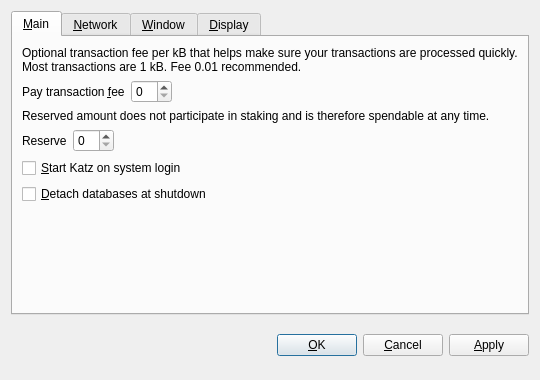
<?xml version="1.0" encoding="UTF-8"?>
<ui version="4.0">
 <class>OptionsDialog</class>
 <widget class="QDialog" name="OptionsDialog">
  <property name="geometry">
   <rect>
    <x>0</x>
    <y>0</y>
    <width>540</width>
    <height>380</height>
   </rect>
  </property>
  <property name="windowTitle">
   <string>Options</string>
  </property>
  <property name="modal">
   <bool>true</bool>
  </property>
  <layout class="QVBoxLayout" name="verticalLayout">
   <item>
    <widget class="QTabWidget" name="tabWidget">
     <property name="tabPosition">
      <enum>QTabWidget::North</enum>
     </property>
     <property name="currentIndex">
      <number>0</number>
     </property>
     <widget class="QWidget" name="tabMain">
      <attribute name="title">
       <string>&amp;Main</string>
      </attribute>
      <layout class="QVBoxLayout" name="verticalLayout_Main">
       <item>
        <widget class="QLabel" name="transactionFeeInfoLabel">
         <property name="text">
          <string>Optional transaction fee per kB that helps make sure your transactions are processed quickly. Most transactions are 1 kB. Fee 0.01 recommended.</string>
         </property>
         <property name="textFormat">
          <enum>Qt::PlainText</enum>
         </property>
         <property name="wordWrap">
          <bool>true</bool>
         </property>
        </widget>
       </item>
       <item>
        <layout class="QHBoxLayout" name="horizontalLayoutFee">
         <item>
          <widget class="QLabel" name="transactionFeeLabel">
           <property name="text">
            <string>Pay transaction &amp;fee</string>
           </property>
           <property name="textFormat">
            <enum>Qt::PlainText</enum>
           </property>
           <property name="buddy">
            <cstring>transactionFee</cstring>
           </property>
          </widget>
         </item>
         <item>
          <widget class="BitcoinAmountField" name="transactionFee"/>
         </item>
         <item>
          <spacer name="horizontalSpacerFee">
           <property name="orientation">
            <enum>Qt::Horizontal</enum>
           </property>
           <property name="sizeHint" stdset="0">
            <size>
             <width>40</width>
             <height>20</height>
            </size>
           </property>
          </spacer>
         </item>
        </layout>
       </item>
       <item>
        <widget class="QLabel" name="reserveBalanceInfoLabel">
         <property name="text">
          <string>Reserved amount does not participate in staking and is therefore spendable at any time.</string>
         </property>
         <property name="textFormat">
          <enum>Qt::PlainText</enum>
         </property>
         <property name="wordWrap">
          <bool>true</bool>
         </property>
        </widget>
       </item>
       <item>
        <layout class="QHBoxLayout" name="horizontalLayoutReserveBalance">
         <item>
          <widget class="QLabel" name="reserveBalanceLabel">
           <property name="text">
            <string>Reserve</string>
           </property>
           <property name="textFormat">
            <enum>Qt::PlainText</enum>
           </property>
           <property name="buddy">
            <cstring>reserveBalance</cstring>
           </property>
          </widget>
         </item>
         <item>
          <widget class="BitcoinAmountField" name="reserveBalance"/>
         </item>
         <item>
          <spacer name="horizontalSpacerReserveBalance">
           <property name="orientation">
            <enum>Qt::Horizontal</enum>
           </property>
           <property name="sizeHint" stdset="0">
            <size>
             <width>40</width>
             <height>20</height>
            </size>
           </property>
          </spacer>
         </item>
        </layout>
       </item>
       <item>
        <widget class="QCheckBox" name="bitcoinAtStartup">
         <property name="toolTip">
          <string>Automatically start Katz after logging in to the system.</string>
         </property>
         <property name="text">
          <string>&amp;Start Katz on system login</string>
         </property>
        </widget>
       </item>
       <item>
        <widget class="QCheckBox" name="detachDatabases">
         <property name="toolTip">
          <string>Detach block and address databases at shutdown. This means they can be moved to another data directory, but it slows down shutdown. The wallet is always detached.</string>
         </property>
         <property name="text">
          <string>&amp;Detach databases at shutdown</string>
         </property>
        </widget>
       </item>
       <item>
        <spacer name="verticalSpacer_Main">
         <property name="orientation">
          <enum>Qt::Vertical</enum>
         </property>
         <property name="sizeHint" stdset="0">
          <size>
           <width>20</width>
           <height>40</height>
          </size>
         </property>
        </spacer>
       </item>
      </layout>
     </widget>
     <widget class="QWidget" name="tabNetwork">
      <attribute name="title">
       <string>&amp;Network</string>
      </attribute>
      <layout class="QVBoxLayout" name="verticalLayout_Network">
       <item>
        <widget class="QCheckBox" name="mapPortUpnp">
         <property name="toolTip">
          <string>Automatically open the Katz client port on the router. This only works when your router supports UPnP and it is enabled.</string>
         </property>
         <property name="text">
          <string>Map port using &amp;UPnP</string>
         </property>
        </widget>
       </item>
       <item>
        <widget class="QCheckBox" name="connectSocks">
         <property name="toolTip">
          <string>Connect to the Katz network through a SOCKS proxy (e.g. when connecting through Tor).</string>
         </property>
         <property name="text">
          <string>&amp;Connect through SOCKS proxy:</string>
         </property>
        </widget>
       </item>
       <item>
        <layout class="QHBoxLayout" name="horizontalLayout_Network">
         <item>
          <widget class="QLabel" name="proxyIpLabel">
           <property name="text">
            <string>Proxy &amp;IP:</string>
           </property>
           <property name="textFormat">
            <enum>Qt::PlainText</enum>
           </property>
           <property name="buddy">
            <cstring>proxyIp</cstring>
           </property>
          </widget>
         </item>
         <item>
          <widget class="QValidatedLineEdit" name="proxyIp">
           <property name="maximumSize">
            <size>
             <width>140</width>
             <height>16777215</height>
            </size>
           </property>
           <property name="toolTip">
            <string>IP address of the proxy (e.g. 127.0.0.1)</string>
           </property>
          </widget>
         </item>
         <item>
          <widget class="QLabel" name="proxyPortLabel">
           <property name="text">
            <string>&amp;Port:</string>
           </property>
           <property name="textFormat">
            <enum>Qt::PlainText</enum>
           </property>
           <property name="buddy">
            <cstring>proxyPort</cstring>
           </property>
          </widget>
         </item>
         <item>
          <widget class="QLineEdit" name="proxyPort">
           <property name="maximumSize">
            <size>
             <width>55</width>
             <height>16777215</height>
            </size>
           </property>
           <property name="toolTip">
            <string>Port of the proxy (e.g. 9050)</string>
           </property>
          </widget>
         </item>
         <item>
          <widget class="QLabel" name="socksVersionLabel">
           <property name="text">
            <string>SOCKS &amp;Version:</string>
           </property>
           <property name="textFormat">
            <enum>Qt::PlainText</enum>
           </property>
           <property name="buddy">
            <cstring>socksVersion</cstring>
           </property>
          </widget>
         </item>
         <item>
          <widget class="QValueComboBox" name="socksVersion">
           <property name="toolTip">
            <string>SOCKS version of the proxy (e.g. 5)</string>
           </property>
          </widget>
         </item>
         <item>
          <spacer name="horizontalSpacer_Network">
           <property name="orientation">
            <enum>Qt::Horizontal</enum>
           </property>
           <property name="sizeHint" stdset="0">
            <size>
             <width>40</width>
             <height>20</height>
            </size>
           </property>
          </spacer>
         </item>
        </layout>
       </item>
       <item>
        <spacer name="verticalSpacer_Network">
         <property name="orientation">
          <enum>Qt::Vertical</enum>
         </property>
         <property name="sizeHint" stdset="0">
          <size>
           <width>20</width>
           <height>40</height>
          </size>
         </property>
        </spacer>
       </item>
      </layout>
     </widget>
     <widget class="QWidget" name="tabWindow">
      <attribute name="title">
       <string>&amp;Window</string>
      </attribute>
      <layout class="QVBoxLayout" name="verticalLayout_Window">
       <item>
        <widget class="QCheckBox" name="minimizeToTray">
         <property name="toolTip">
          <string>Show only a tray icon after minimizing the window.</string>
         </property>
         <property name="text">
          <string>&amp;Minimize to the tray instead of the taskbar</string>
         </property>
        </widget>
       </item>
       <item>
        <widget class="QCheckBox" name="minimizeOnClose">
         <property name="toolTip">
          <string>Minimize instead of exit the application when the window is closed. When this option is enabled, the application will be closed only after selecting Quit in the menu.</string>
         </property>
         <property name="text">
          <string>M&amp;inimize on close</string>
         </property>
        </widget>
       </item>
       <item>
        <spacer name="verticalSpacer_Window">
         <property name="orientation">
          <enum>Qt::Vertical</enum>
         </property>
         <property name="sizeHint" stdset="0">
          <size>
           <width>20</width>
           <height>40</height>
          </size>
         </property>
        </spacer>
       </item>
      </layout>
     </widget>
     <widget class="QWidget" name="tabDisplay">
      <attribute name="title">
       <string>&amp;Display</string>
      </attribute>
      <layout class="QVBoxLayout" name="verticalLayout_Display">
       <item>
        <layout class="QHBoxLayout" name="horizontalLayout_1_Display">
         <item>
          <widget class="QLabel" name="langLabel">
           <property name="text">
            <string>User Interface &amp;language:</string>
           </property>
           <property name="textFormat">
            <enum>Qt::PlainText</enum>
           </property>
           <property name="buddy">
            <cstring>lang</cstring>
           </property>
          </widget>
         </item>
         <item>
          <widget class="QValueComboBox" name="lang">
           <property name="toolTip">
            <string>The user interface language can be set here. This setting will take effect after restarting Katz.</string>
           </property>
          </widget>
         </item>
        </layout>
       </item>
       <item>
        <layout class="QHBoxLayout" name="horizontalLayout_2_Display">
         <item>
          <widget class="QLabel" name="unitLabel">
           <property name="text">
            <string>&amp;Unit to show amounts in:</string>
           </property>
           <property name="textFormat">
            <enum>Qt::PlainText</enum>
           </property>
           <property name="buddy">
            <cstring>unit</cstring>
           </property>
          </widget>
         </item>
         <item>
          <widget class="QValueComboBox" name="unit">
           <property name="toolTip">
            <string>Choose the default subdivision unit to show in the interface and when sending coins.</string>
           </property>
          </widget>
         </item>
        </layout>
       </item>
       <item>
        <widget class="QCheckBox" name="displayAddresses">
         <property name="toolTip">
          <string>Whether to show Katz addresses in the transaction list or not.</string>
         </property>
         <property name="text">
          <string>&amp;Display addresses in transaction list</string>
         </property>
        </widget>
       </item>
       <item>
        <widget class="QCheckBox" name="coinControlFeatures">
         <property name="toolTip">
          <string>Whether to show coin control features or not.</string>
         </property>
         <property name="text">
          <string>Display coin &amp;control features (experts only!)</string>
         </property>
        </widget>
       </item>
       <item>
        <spacer name="verticalSpacer_Display">
         <property name="orientation">
          <enum>Qt::Vertical</enum>
         </property>
         <property name="sizeHint" stdset="0">
          <size>
           <width>20</width>
           <height>40</height>
          </size>
         </property>
        </spacer>
       </item>
      </layout>
     </widget>
    </widget>
   </item>
   <item>
    <layout class="QHBoxLayout" name="horizontalLayout_Buttons">
     <item>
      <spacer name="horizontalSpacer_1">
       <property name="orientation">
        <enum>Qt::Horizontal</enum>
       </property>
       <property name="sizeHint" stdset="0">
        <size>
         <width>40</width>
         <height>48</height>
        </size>
       </property>
      </spacer>
     </item>
     <item>
      <widget class="QLabel" name="statusLabel">
       <property name="font">
        <font>
         <weight>75</weight>
         <bold>true</bold>
        </font>
       </property>
       <property name="text">
        <string/>
       </property>
       <property name="textFormat">
        <enum>Qt::PlainText</enum>
       </property>
       <property name="wordWrap">
        <bool>true</bool>
       </property>
      </widget>
     </item>
     <item>
      <spacer name="horizontalSpacer_2">
       <property name="orientation">
        <enum>Qt::Horizontal</enum>
       </property>
       <property name="sizeHint" stdset="0">
        <size>
         <width>40</width>
         <height>48</height>
        </size>
       </property>
      </spacer>
     </item>
     <item>
      <widget class="QPushButton" name="okButton">
       <property name="text">
        <string>&amp;OK</string>
       </property>
      </widget>
     </item>
     <item>
      <widget class="QPushButton" name="cancelButton">
       <property name="text">
        <string>&amp;Cancel</string>
       </property>
       <property name="autoDefault">
        <bool>false</bool>
       </property>
      </widget>
     </item>
     <item>
      <widget class="QPushButton" name="applyButton">
       <property name="text">
        <string>&amp;Apply</string>
       </property>
       <property name="autoDefault">
        <bool>false</bool>
       </property>
      </widget>
     </item>
    </layout>
   </item>
  </layout>
 </widget>
 <customwidgets>
  <customwidget>
   <class>BitcoinAmountField</class>
   <extends>QSpinBox</extends>
   <header>bitcoinamountfield.h</header>
  </customwidget>
  <customwidget>
   <class>QValueComboBox</class>
   <extends>QComboBox</extends>
   <header>qvaluecombobox.h</header>
  </customwidget>
  <customwidget>
   <class>QValidatedLineEdit</class>
   <extends>QLineEdit</extends>
   <header>qvalidatedlineedit.h</header>
  </customwidget>
 </customwidgets>
 <resources/>
 <connections/>
</ui>
